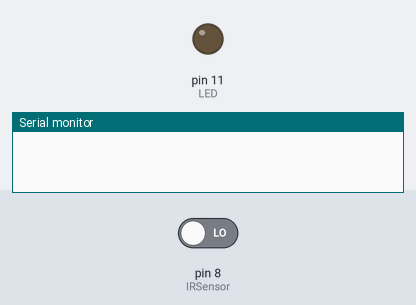
Bench run of a sketch on a simulated Arduino Uno, built with avr-gcc and run on an emulated ATmega328P. Parts: output pins drawn as LEDs (lit = HIGH), the last lines printed to the serial monitor. The test bench sets the inputs (shaded band); at power-on: pin 8 (IRSensor) LOW.

Above: at 0.1 s.
At 1.1 s:
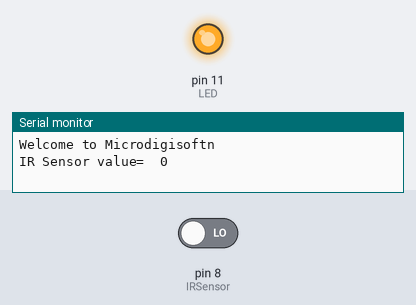
Timing chart, 0 to 2.6 s (numbered marks = the images above):
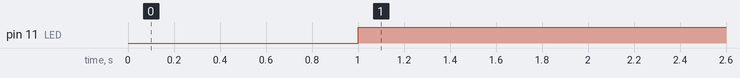

Measured:
- by itself, pin 11 (LED): LOW → HIGH at 1.0 s

The sketch:

Arduino-IR-PIR-1.ino
```cpp
int IRSensor = 8; // connect ir sensor to arduino pin 2
int LED = 11; // connect Led to arduino pin 13

void setup()
{
  pinMode (IRSensor, INPUT); // sensor pin INPUT
  pinMode (LED, OUTPUT); // Led pin OUTPUT
  Serial.begin(9600);
  delay(500);
  Serial.println("Welcome to Microdigisoftn");
}

void loop()
{


  delay(500);
  Serial.print("IR Sensor value=  ");
  Serial.println(digitalRead(IRSensor));


  int statusSensor = digitalRead (IRSensor);

  if
  (statusSensor == 1)

    digitalWrite(LED, LOW); // LED LOW
  else
  {
    digitalWrite(LED, HIGH); // LED High
  }
}
```
